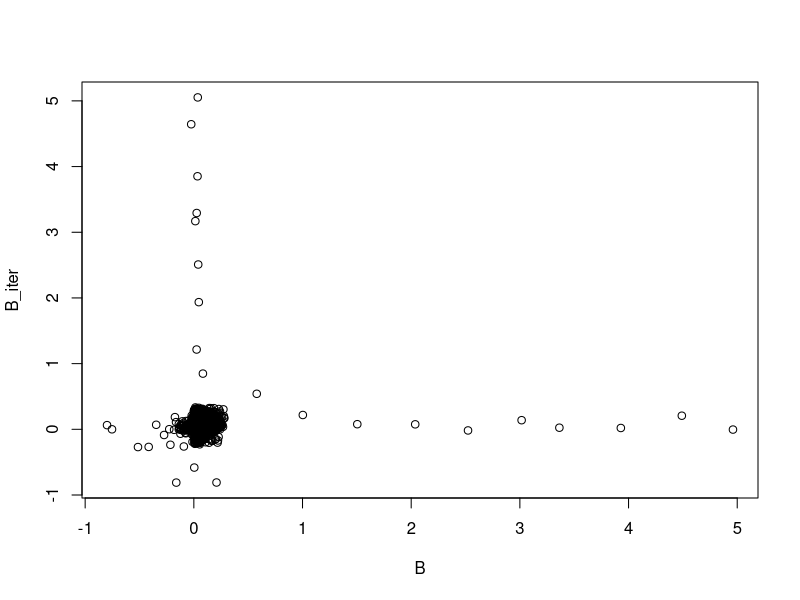
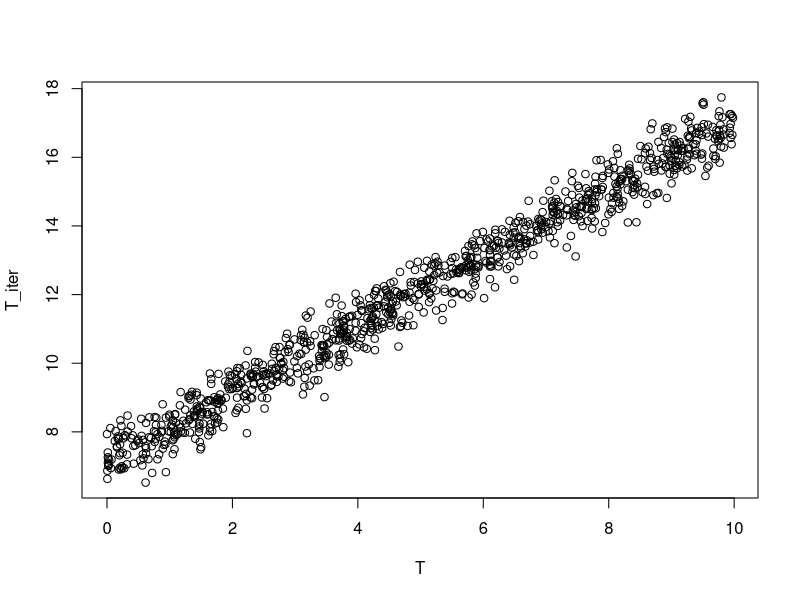
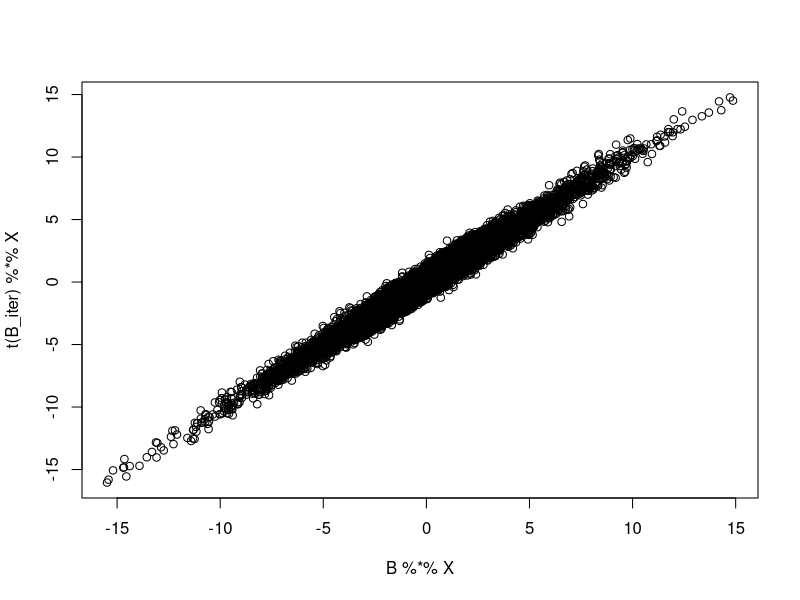
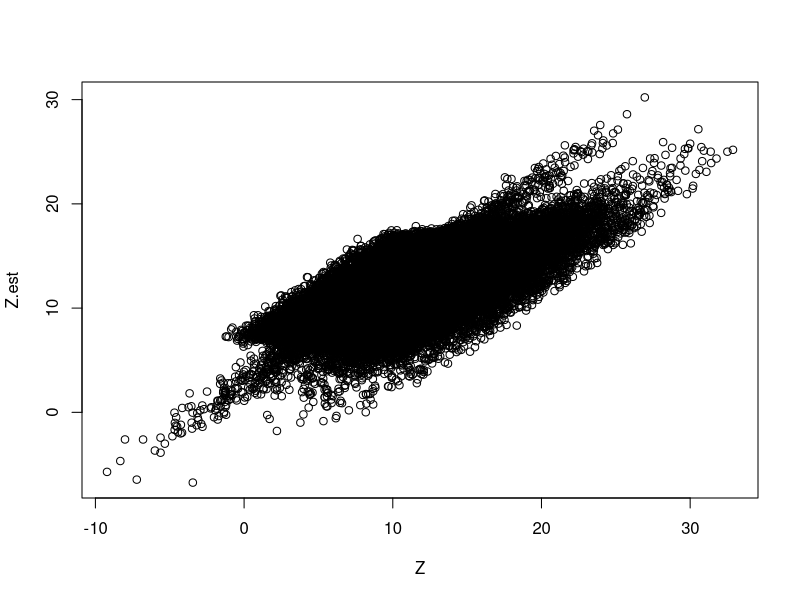

R code for these plots, in order:
# Used library
library(mvtnorm)
library(expm)
library(MASS)
library(tidyverse)
set.seed(120733)


## ANN function
rrr <- function(X,Y,lambda,gamma = 2){
  rrresult <- list()
  
  #1 estimate C using LS estimator (generalized inverse is used)
  Clhat <- ginv(t(X)%*%X)%*%t(X)%*% Y
  
  #2 eigendecomposite of CLhar
  Uhat <- svd(X%*%Clhat)$u
  vhat <- svd(X%*%Clhat)$v
  D <- diag(svd(X%*%Clhat)$d)
  
  #3. weight for soft-thredshold and rank
  weight <-  (svd(X%*%Clhat)$d)^(-gamma)
  rrresult$r <-  sum(svd(X%*%Clhat)$d > lambda^(1/(gamma+1)))
  
  #4. soft-thredsholding
  diagvalue <-  svd(X%*%Clhat)$d -lambda*weight
  th <- ifelse(diagvalue < 0, 0, diagvalue)
  SDhat <-  diag(th)
  
  rrresult$thd <- diagvalue
  
  #5. low rank solution C
  rrresult$CShat <-  Clhat %*% vhat %*% ginv(D) %*% SDhat %*% t(vhat)
  
  return(rrresult)
}

# function to generate a random orthonormal matrix
rortho <- function(x){
  return(qr.Q(qr(array(runif(x), dim = c(x,x)))))
}

# simulation settings
# sample size n (n person's data have been taken)
n <- 1000

# number of metabolites
m <- 100

# number of taxa
k <- 40

# rank of matrix B
r <- 10

# Generate X from Multivariate Normal Distribution (Original method)
rho <- 0.4
Sigma <- diag(1, n)
for (i in 1:(n-1)){
  for (j in (i+1):n){
    Sigma[i, j] <- Sigma[j, i] <- rho^abs(i-j)
  }
}
Sigma.eigen <- eigen(Sigma)
X.raw <- matrix(rnorm(m*n), nrow = m, ncol = n)
# X <-as.matrix(rbind(rep(1, n), X.raw %*% diag(sqrt(pmax(Sigma.eigen$values, 0))) %*%
#                      t(Sigma.eigen$vectors)))
X <-matrix(rep(1, m*n), nrow = m, ncol = n) + X.raw %*% diag(sqrt(pmax(Sigma.eigen$values, 0))) %*%
                      t(Sigma.eigen$vectors)

# X <-X.raw %*% diag(sqrt(pmax(Sigma.eigen$values, 0))) %*%
#                      t(Sigma.eigen$vectors)


# Generate X from Multivariate Noromal with identity variance and covariance matrix
# Method 1:
# X <- matrix(rnorm(m*n), nrow = m, ncol = n)

# Each entry is iid distributed from N(0, 1), center it afterwards
# Method 2: (don't know why it does not work!)
# X.raw <- matrix(rnorm(m*n), nrow = m, ncol = n)
# X.mean <- matrix(rep(rowMeans(X.raw), each = n), ncol = n, byrow = T)
# X <- X.raw - X.mean


# Method 3: covariance structure & centered
# X cannot be centered since it has to be a invertible matrix 
# rho <- 0.4
# Sigma <- diag(1, n)
# for (i in 1:(n-1)){
#   for (j in (i+1):n){
#     Sigma[i, j] <- Sigma[j, i] <- rho^abs(i-j)
#   }
# }
# Sigma.eigen <- eigen(Sigma)
# X.raw <- matrix(rnorm(m*n), nrow = m, ncol = n)
# # X <-as.matrix(rbind(rep(1, n), X.raw %*% diag(sqrt(pmax(Sigma.eigen$values, 0))) %*%
# #                      t(Sigma.eigen$vectors)))
# X.raw <-X.raw %*% diag(sqrt(pmax(Sigma.eigen$values, 0))) %*%
#                       t(Sigma.eigen$vectors)
# X.mean <-  matrix(rep(rowMeans(X.raw), each = n), ncol = n, byrow = T)
# X <- X.raw - X.mean


# Method 4: randomize the variance and covaraince matrix
# Sigma <- diag(runif(n), n)
# for (i in 1:(n-1)){
#   for (j in (i+1):n){
#     Sigma[i, j] <- Sigma[j, i] <- runif(1)
#   }
# }
# Sigma.eigen <- eigen(Sigma)
# X.raw <- matrix(rnorm(m*n), nrow = m, ncol = n)
# X <- X.raw %*% diag(sqrt(pmax(Sigma.eigen$values, 0))) %*%
#                       t(Sigma.eigen$vectors)

# Method 5: randomize the variance and covariance matrix, then centered
# Sigma <- diag(runif(n), n)
# for (i in 1:(n-1)){
#   for (j in (i+1):n){
#     Sigma[i, j] <- Sigma[j, i] <- runif(1)
#   }
# }
# Sigma.eigen <- eigen(Sigma)
# X.raw <- matrix(rnorm(m*n), nrow = m, ncol = n)
# X.raw <- X.raw %*% diag(sqrt(pmax(Sigma.eigen$values, 0))) %*%
#                       t(Sigma.eigen$vectors)
# X.mean <-  matrix(rep(rowMeans(X.raw), each = n), ncol = n, byrow = T)
# X <- X.raw - X.mean


# Method 6: Centered use the grand mean
# rho <- 0.4
# Sigma <- diag(1, n)
# for (i in 1:(n-1)){
#   for (j in (i+1):n){
#     Sigma[i, j] <- Sigma[j, i] <- rho^abs(i-j)
#   }
# }
# Sigma.eigen <- eigen(Sigma)
# X.raw <- matrix(rnorm(m*n), nrow = m, ncol = n)
# X.raw <-X.raw %*% diag(sqrt(pmax(Sigma.eigen$values, 0))) %*%
#                       t(Sigma.eigen$vectors)
# grand.mean <- mean(X.raw)
# X.mean <-  matrix(grand.mean, ncol = n, nrow = m)
# X <- X.raw - X.mean


# Generate low-rank matrix B
sing.vals <- 5*((r:1)/r + 1/r)
B <- rortho(k)[,1:r] %*% diag(sing.vals) %*% rortho(m)[1:r,]

# Generate T vector from Unif(0, 10)
T <- matrix(runif(n, min = 0, max = 10), nrow = 1)

# Generate random error
E <- matrix(rnorm(k*n), nrow = k, ncol = n)

# Calculate our new Z = XB + 1T + E
Z <- B %*% X + matrix(rep(1, k), ncol = 1) %*% T + E

X.mean <-  matrix(rep(rowMeans(X), each = n), ncol = n, byrow = T)
X <- X - X.mean

# convergence criterion
vareps <- 10^(-3)

# range of lambda
lambda.seq <- exp(seq(9, 9, 1))
rank.est <- rep(0, length(lambda.seq))
converge.iter <- rep(0, length(lambda.seq))

for (i in 1: length(lambda.seq)) {
  # initial estimated B
  qrX <- qr(t(X), tol = 10^-7)
  B_iter <- qr.coef(qrX, t(Z))
  
  # B_iter <- t(B)
  
  # initial estimated T
  T_iter <- matrix(rowMeans(t(Z) - t(X) %*% B_iter), nrow = 1)
  
  disT <- 1
  disB <- 1
  disXB <- 1
  iter.count <- 1
  
  while ((((disB > vareps) || (disT > vareps))  && ((disXB > vareps) || (disT > vareps))) && (iter.count < 3000)) {
    Z_iter <- t(Z) - t(T_iter) %*% t(matrix(rep(1, k), ncol = 1))
    B_iter_next <- rrr(t(X), Z_iter, lambda = lambda.seq[i])$CShat
    B_iter_next_rank <- rrr(t(X), Z_iter, lambda = lambda.seq[i])$r
 
    # B_iter_next <- t(B)
    T_iter_next <- matrix(rowMeans(t(Z) - t(X) %*% B_iter_next), nrow = 1)
    # T_iter_next <- T
    disT <- sum((T_iter - T_iter_next)^2)
    disB <- sum((B_iter - B_iter_next)^2)
    disXB <- sum((t(B_iter) %*% X - t(B_iter_next) %*% X)^2)
    
    Z.est <-  t(B_iter) %*% X + matrix(rep(1, k), ncol = 1) %*% T_iter
    B_iter <- B_iter_next
    T_iter <- T_iter_next
    iter.count <- iter.count + 1
    # print(iter.count)
    # print(T_iter[1:10])
  }
  rank.est[i] <- B_iter_next_rank
  converge.iter[i] <- iter.count
  
  # save image for B matrix
  png(paste0("plot-B-algcent", i, ".png"))
  plot(B, B_iter)
  dev.off()

  # save image for T matrix
  png(paste0("plot-T-algcent", i, ".png"))
  plot(T, T_iter)
  dev.off()

  # save image for XB matrix
  png(paste0("plot-XB-algcent", i, ".png"))
  plot(B %*% X, t(B_iter) %*% X)
  dev.off()

  # save image for Z matrix
  png(paste0("plot-Z-algcent", i, ".png"))
  plot(Z, Z.est)
  dev.off()
}


#plot(B%*%X, t(B_iter) %*% X)
